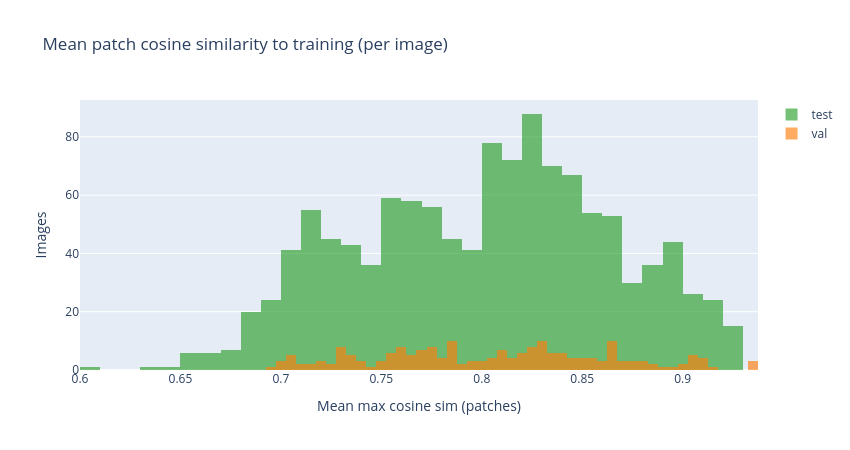
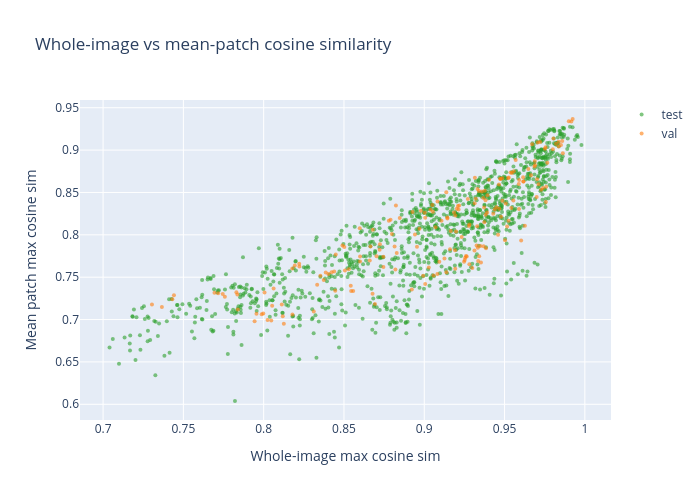

The notebook cell these images were saved under, in order:
### Code cell
fig4a = go.Figure()
for sp, col in [('test','#2ca02c'),('val','#ff7f0e')]:
    sub = df_merged[df_merged['split']==sp]
    fig4a.add_trace(go.Histogram(x=sub['mean_patch_sim'],name=sp,opacity=0.65,
                                  nbinsx=50,marker_color=col))
fig4a.update_layout(barmode='overlay',
    title='Mean patch cosine similarity to training (per image)',
    xaxis_title='Mean max cosine sim (patches)', yaxis_title='Images',
    width=850, height=450)
fig4a.show()

fig4b = go.Figure()
for sp, col in [('test','#2ca02c'),('val','#ff7f0e')]:
    sub = df_merged[df_merged['split']==sp]
    fig4b.add_trace(go.Scatter(x=sub['whole_max_sim'], y=sub['mean_patch_sim'],
        mode='markers', name=sp, marker=dict(size=4,color=col,opacity=0.6),
        text=sub['img_name'],
        hovertemplate='<b>%{text}</b><br>whole=%{x:.4f}<br>patch=%{y:.4f}<extra></extra>'))
fig4b.update_layout(title='Whole-image vs mean-patch cosine similarity',
    xaxis_title='Whole-image max cosine sim',
    yaxis_title='Mean patch max cosine sim', width=700, height=500)
fig4b.show()

from scipy.stats import spearmanr
tc = df_merged[df_merged['split']=='test'].dropna(subset=['whole_max_sim','mean_patch_sim'])
rho, pval = spearmanr(tc['whole_max_sim'], tc['mean_patch_sim'])
log.info('Spearman rho (whole vs patch, test): %.4f  p=%.2e', rho, pval)
print(f'Spearman rho: {rho:.4f}  p={pval:.2e}')

### Figure 1 — Plotly figure (JSON) as saved in the notebook; plotly's stock layout.template omitted (floating-point values rounded to 4 significant figures; data arrays with more than 128 entries replaced by an {"elided": "..."} marker saying what was removed)
{"data": [{"marker": {"color": "#2ca02c"}, "name": "test", "nbinsx": 50, "opacity": 0.65, "type": "histogram", "x": {"elided": "1202 float values"}}, {"marker": {"color": "#ff7f0e"}, "name": "val", "nbinsx": 50, "opacity": 0.65, "type": "histogram", "x": {"elided": "198 float values"}}], "layout": {"barmode": "overlay", "height": 450, "title": {"text": "Mean patch cosine similarity to training (per image)"}, "width": 850, "xaxis": {"title": {"text": "Mean max cosine sim (patches)"}}, "yaxis": {"title": {"text": "Images"}}}}

### Figure 2 — Plotly figure (JSON) as saved in the notebook; plotly's stock layout.template omitted (floating-point values rounded to 4 significant figures; data arrays with more than 128 entries replaced by an {"elided": "..."} marker saying what was removed)
{"data": [{"hovertemplate": "<b>%{text}</b><br>whole=%{x:.4f}<br>patch=%{y:.4f}<extra></extra>", "marker": {"color": "#2ca02c", "opacity": 0.6, "size": 4}, "mode": "markers", "name": "test", "text": {"elided": "1202 str values"}, "type": "scatter", "x": {"elided": "1202 float values"}, "y": {"elided": "1202 float values"}}, {"hovertemplate": "<b>%{text}</b><br>whole=%{x:.4f}<br>patch=%{y:.4f}<extra></extra>", "marker": {"color": "#ff7f0e", "opacity": 0.6, "size": 4}, "mode": "markers", "name": "val", "text": {"elided": "198 str values"}, "type": "scatter", "x": {"elided": "198 float values"}, "y": {"elided": "198 float values"}}], "layout": {"height": 500, "title": {"text": "Whole-image vs mean-patch cosine similarity"}, "width": 700, "xaxis": {"title": {"text": "Whole-image max cosine sim"}}, "yaxis": {"title": {"text": "Mean patch max cosine sim"}}}}
